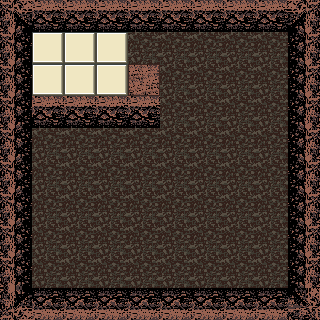

Rendered tile map (Tiled .tmx) drawn with the repository's tilesets; below, a short description and the full map source, tile grids included:
An orthogonal 10x10 tile map with 32x32 px tiles, 2 tile layers (floor, walls).

<map version="1.0" orientation="orthogonal" width="10" height="10" tilewidth="32" tileheight="32">
 <tileset firstgid="1" name="tiles1" tilewidth="32" tileheight="32">
  <image source="../../tileSet.png" trans="ff00ff" width="320" height="320" />
 </tileset>
 <layer name="floor" width="10" height="10">
  <data>
   <tile gid="1" />
   <tile gid="1" />
   <tile gid="1" />
   <tile gid="1" />
   <tile gid="1" />
   <tile gid="1" />
   <tile gid="1" />
   <tile gid="1" />
   <tile gid="1" />
   <tile gid="1" />
   <tile gid="1" />
   <tile gid="56" />
   <tile gid="56" />
   <tile gid="56" />
   <tile gid="1" />
   <tile gid="1" />
   <tile gid="1" />
   <tile gid="1" />
   <tile gid="1" />
   <tile gid="1" />
   <tile gid="1" />
   <tile gid="56" />
   <tile gid="56" />
   <tile gid="56" />
   <tile gid="19" />
   <tile gid="1" />
   <tile gid="1" />
   <tile gid="1" />
   <tile gid="1" />
   <tile gid="1" />
   <tile gid="1" />
   <tile gid="11" />
   <tile gid="11" />
   <tile gid="11" />
   <tile gid="11" />
   <tile gid="1" />
   <tile gid="1" />
   <tile gid="1" />
   <tile gid="1" />
   <tile gid="1" />
   <tile gid="1" />
   <tile gid="1" />
   <tile gid="1" />
   <tile gid="1" />
   <tile gid="1" />
   <tile gid="1" />
   <tile gid="1" />
   <tile gid="1" />
   <tile gid="1" />
   <tile gid="1" />
   <tile gid="1" />
   <tile gid="1" />
   <tile gid="1" />
   <tile gid="1" />
   <tile gid="1" />
   <tile gid="1" />
   <tile gid="1" />
   <tile gid="1" />
   <tile gid="1" />
   <tile gid="1" />
   <tile gid="1" />
   <tile gid="1" />
   <tile gid="1" />
   <tile gid="1" />
   <tile gid="1" />
   <tile gid="1" />
   <tile gid="1" />
   <tile gid="1" />
   <tile gid="1" />
   <tile gid="1" />
   <tile gid="1" />
   <tile gid="1" />
   <tile gid="1" />
   <tile gid="1" />
   <tile gid="1" />
   <tile gid="1" />
   <tile gid="1" />
   <tile gid="1" />
   <tile gid="1" />
   <tile gid="1" />
   <tile gid="1" />
   <tile gid="1" />
   <tile gid="1" />
   <tile gid="1" />
   <tile gid="1" />
   <tile gid="1" />
   <tile gid="1" />
   <tile gid="1" />
   <tile gid="1" />
   <tile gid="1" />
   <tile gid="1" />
   <tile gid="1" />
   <tile gid="1" />
   <tile gid="1" />
   <tile gid="1" />
   <tile gid="1" />
   <tile gid="1" />
   <tile gid="1" />
   <tile gid="1" />
   <tile gid="1" />
  </data>
 </layer>
 <layer name="walls" width="10" height="10">
  <data>
   <tile gid="15" />
   <tile gid="11" />
   <tile gid="11" />
   <tile gid="11" />
   <tile gid="11" />
   <tile gid="11" />
   <tile gid="11" />
   <tile gid="11" />
   <tile gid="11" />
   <tile gid="16" />
   <tile gid="12" />
   <tile gid="0" />
   <tile gid="0" />
   <tile gid="0" />
   <tile gid="0" />
   <tile gid="0" />
   <tile gid="0" />
   <tile gid="0" />
   <tile gid="0" />
   <tile gid="13" />
   <tile gid="12" />
   <tile gid="0" />
   <tile gid="0" />
   <tile gid="0" />
   <tile gid="0" />
   <tile gid="0" />
   <tile gid="0" />
   <tile gid="0" />
   <tile gid="0" />
   <tile gid="13" />
   <tile gid="12" />
   <tile gid="0" />
   <tile gid="0" />
   <tile gid="0" />
   <tile gid="0" />
   <tile gid="0" />
   <tile gid="0" />
   <tile gid="0" />
   <tile gid="0" />
   <tile gid="13" />
   <tile gid="12" />
   <tile gid="0" />
   <tile gid="0" />
   <tile gid="0" />
   <tile gid="0" />
   <tile gid="0" />
   <tile gid="0" />
   <tile gid="0" />
   <tile gid="0" />
   <tile gid="13" />
   <tile gid="12" />
   <tile gid="0" />
   <tile gid="0" />
   <tile gid="0" />
   <tile gid="0" />
   <tile gid="0" />
   <tile gid="0" />
   <tile gid="0" />
   <tile gid="0" />
   <tile gid="13" />
   <tile gid="12" />
   <tile gid="0" />
   <tile gid="0" />
   <tile gid="0" />
   <tile gid="0" />
   <tile gid="0" />
   <tile gid="0" />
   <tile gid="0" />
   <tile gid="0" />
   <tile gid="13" />
   <tile gid="12" />
   <tile gid="0" />
   <tile gid="0" />
   <tile gid="0" />
   <tile gid="0" />
   <tile gid="0" />
   <tile gid="0" />
   <tile gid="0" />
   <tile gid="0" />
   <tile gid="13" />
   <tile gid="12" />
   <tile gid="0" />
   <tile gid="0" />
   <tile gid="0" />
   <tile gid="0" />
   <tile gid="0" />
   <tile gid="0" />
   <tile gid="0" />
   <tile gid="0" />
   <tile gid="13" />
   <tile gid="18" />
   <tile gid="14" />
   <tile gid="14" />
   <tile gid="14" />
   <tile gid="14" />
   <tile gid="14" />
   <tile gid="14" />
   <tile gid="14" />
   <tile gid="14" />
   <tile gid="17" />
  </data>
 </layer>
</map>